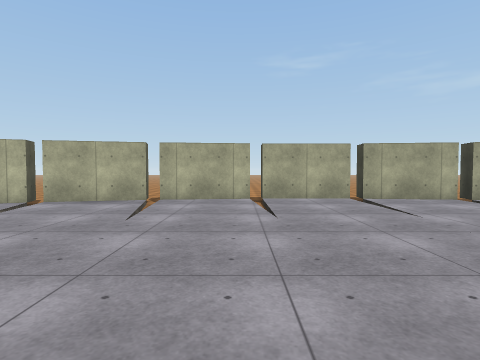
View 1 (above)

17 first-person views from a walk through a scene from a Unity 3-D project. The camera is 1.3 m above the floor, tilts 2° down and sees 80° across. The floor is counted in squares, 2 m on a side. Each view is taken from the middle of a square. On the plan, view 1 faces up. The plan holds only what a view shows up to about 9 squares ahead; the rest is blank. The place goes on beyond the plan. Surface patterns are stand-ins for the level's own textures.

View 2
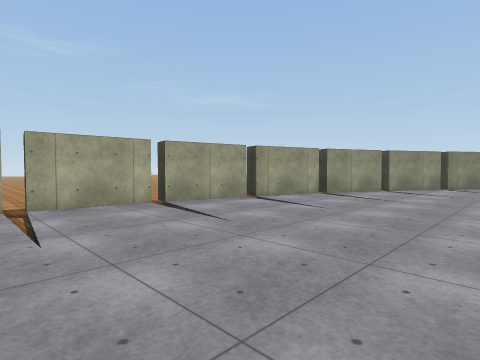

View 3
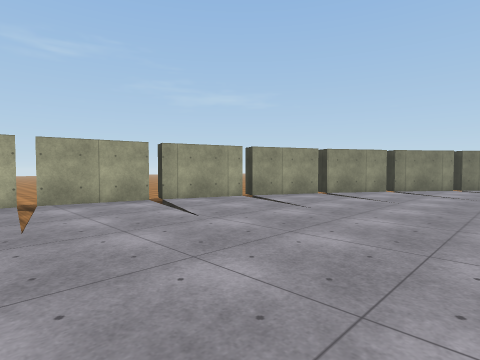

View 4
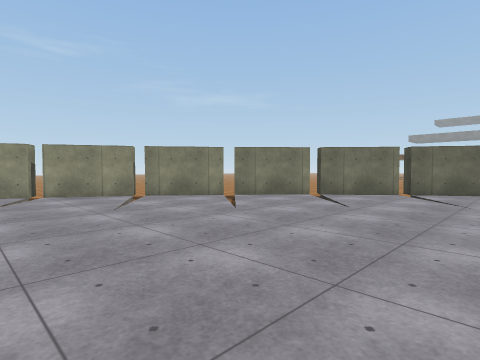

View 5
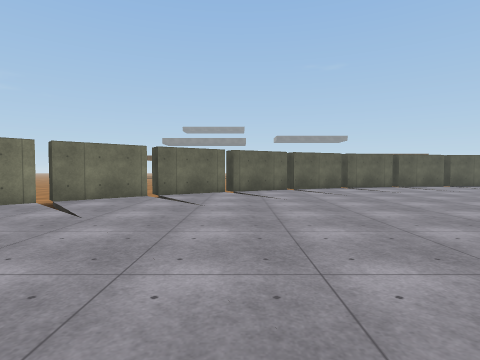

View 6
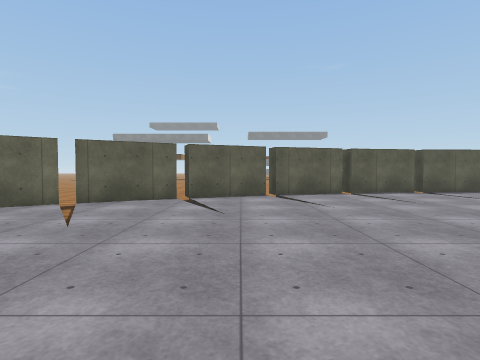

View 7
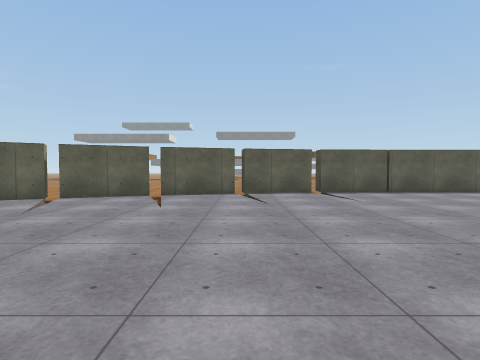

View 8
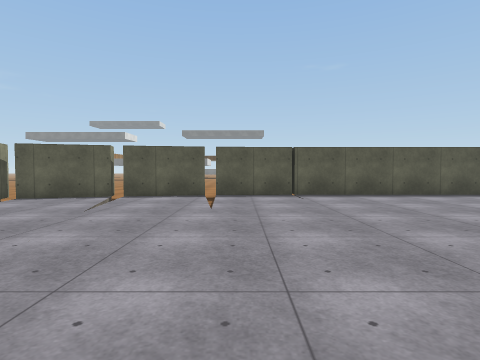

View 9
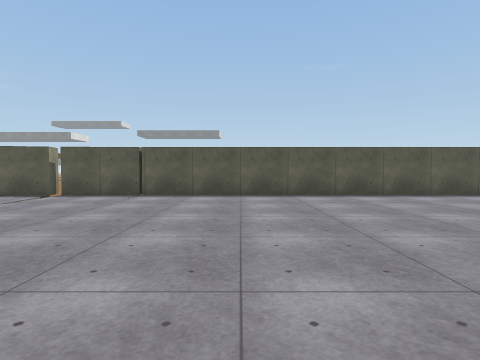

View 10
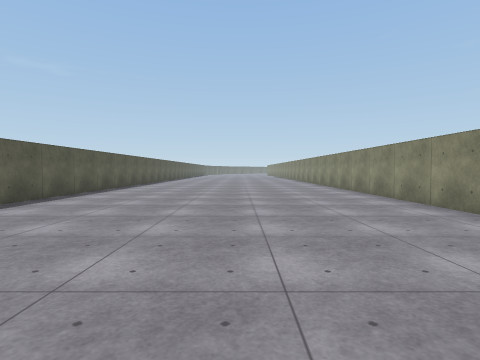

View 11
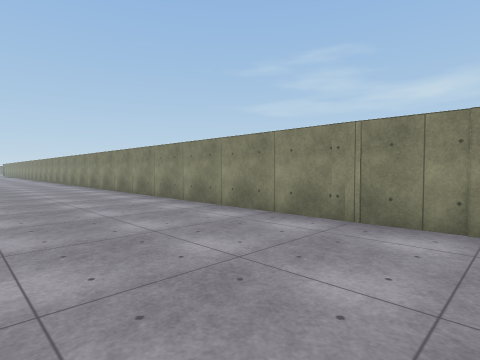

View 12
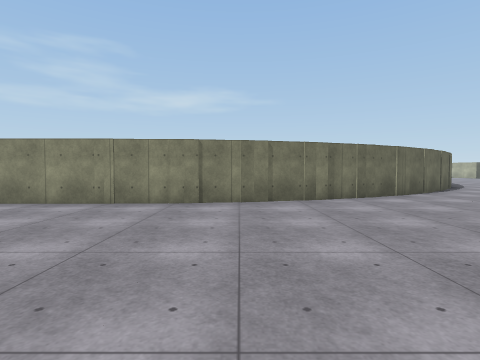

View 13
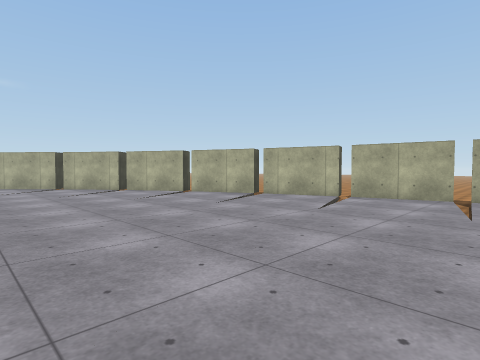

View 14
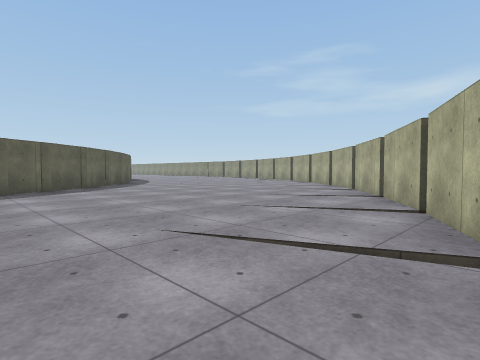

View 15
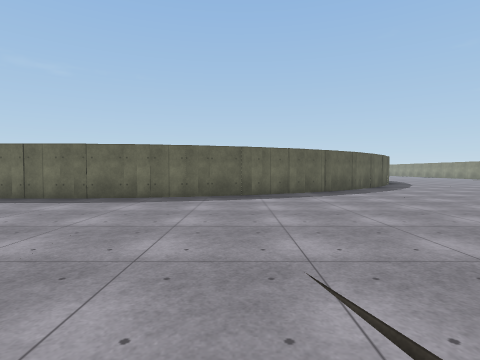

View 16
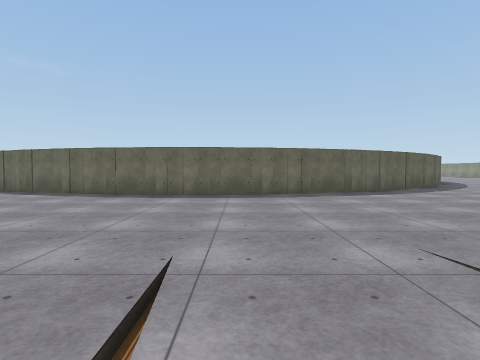

View 17
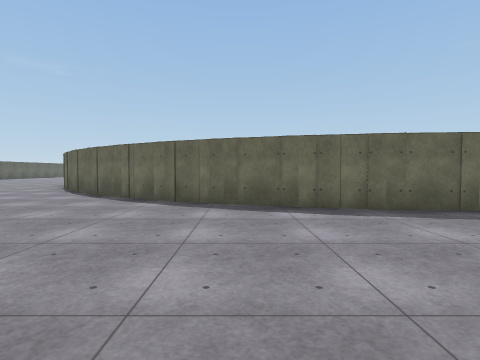

### Floor plan
Key: @ floor where view 1 was taken; # wall or solid block; x gap in a wall; . main floor; - floor 0.25 m lower than the main floor; / step, stairs or slope.
Columns run from 11 left of view 1 to 23 right of it. Each row starts with its distance up from view 1.
  7          ##x##x##
  6      ##x##......##x##-
  5    ###./........../.###-
  4  ###.../........../...###-
  3 ##......................##
  2 ./....................../.##
  1 ../..................../...##-
  0 ...........@................##
 -1  ............................#
 -2   .......########............/#
 -3  .....####      ####......../.##
 -4  ....##            ##........./#
 -5     ##              ##......./.##
 -6                      ##.......//#
 -7                       ##........##
 -8                        ##......//x
 -9                         #........#-
-10                         #........##
-11                         ##.......#
-12                          #........x
-13                          #........#
-14                          #........#
-15                          #........#
-16                          #........#
-17                          #........#
-18                          #........#
-19                          #........#
-20                          #........#
-21                          #........#
-22                          #........#

Positions as (right, up) in squares from view 1, and headings:
1: (0, 0), facing up
2: (2, 1), facing up-right
3: (4, 0), facing up-right
4: (10, -4), facing up-right
5: (11, -4), facing right
6: (14, -7), facing right
7: (14, -10), facing right
8: (15, -13), facing right
9: (15, -17), facing right
10: (18, -13), facing down
11: (18, -13), facing down-left
12: (20, -12), facing left
13: (-1, -1), facing up-left
14: (-4, 5), facing down-left
15: (-3, 5), facing down
16: (0, 6), facing down
17: (6, 3), facing down
